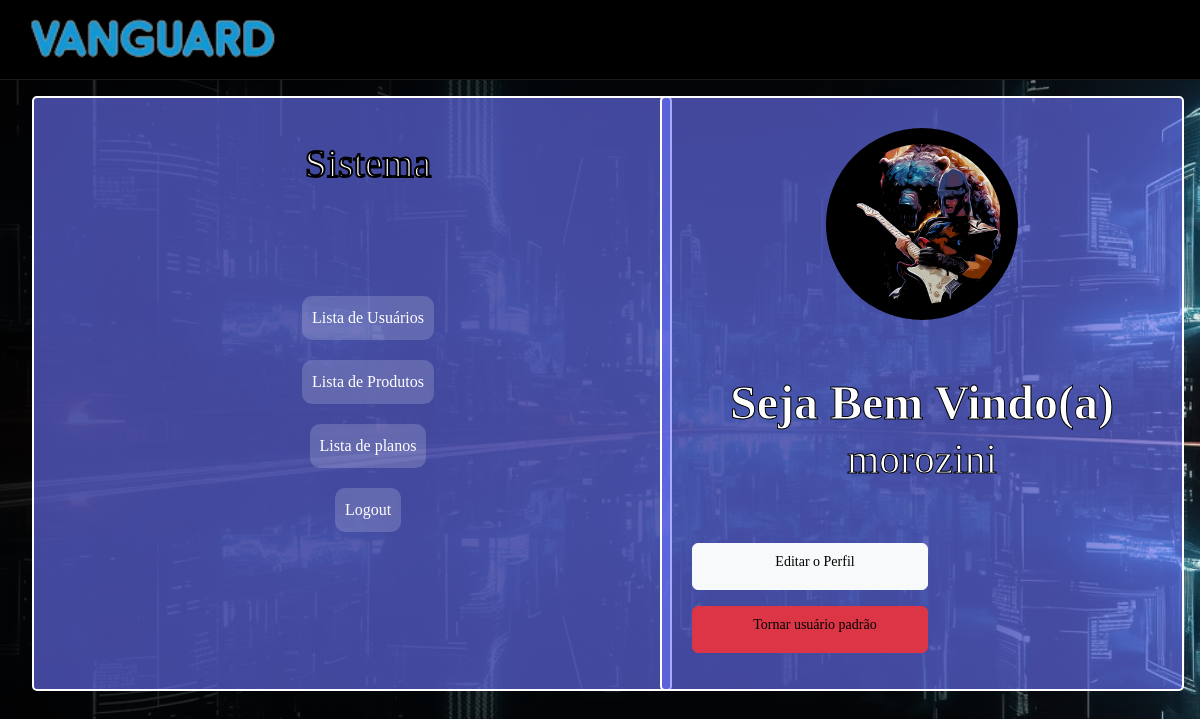
Page /dashboard.php (signed in) on the earlier database version.
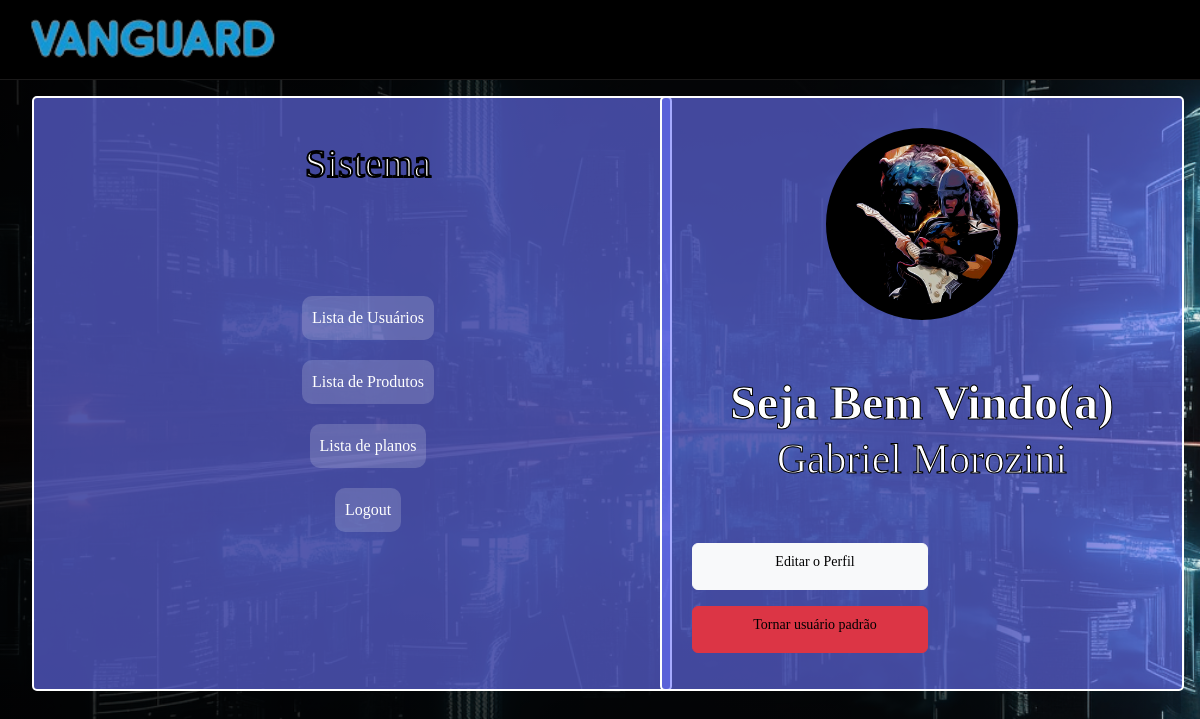
Same page on the later database version.
### tables this page shows
CREATE TABLE `usuario` (
  `usuario_id` int(11) NOT NULL,
  `nome` varchar(50) NOT NULL,
  `dt_nasc` date NOT NULL,
  `email` varchar(150) NOT NULL,
  `senha` varchar(100) NOT NULL,
  `cpf` char(11) NOT NULL,
  `foto` text DEFAULT NULL,
  `estado_id` int(11) NOT NULL,
  `cidades_id` int(11) NOT NULL,
  `is_admin` tinyint(1) NOT NULL,
  `plano_id` int(11) NOT NULL
);

### dashboard.php (the view, shortened to what this page needs)
<?php
include_once('src/php/conexao.php');
$logado = $_SESSION['email'];
$sql = "SELECT usuario_id, nome, foto, is_admin FROM usuario WHERE email = ? LIMIT 1";
$stmt = $conn->prepare($sql);
$stmt->bind_param("s", $logado);
$stmt->execute();
$result = $stmt->get_result();
if ($result->num_rows > 0) {
    $row = $result->fetch_assoc();
    $nomeUsuario = $row['nome'];
    $fotoUsuario = $row['foto'] ?: 'default.png';
    $usuario_id = $row['usuario_id'];
} else {
    $fotoUsuario = 'default.png';
}
?>
<!DOCTYPE html>
<html lang="pt-br">
<head>
    <link rel="stylesheet" href="src/css/index-dashboard.css">
    <link rel="stylesheet" href="src/css/style-dashboard.css">
    <link href="https://fonts.cdnfonts.com/css/codygoon" rel="stylesheet">
    <link href="https://cdn.jsdelivr.net/npm/bootstrap@5.3.3/dist/css/bootstrap.min.css" rel="stylesheet"
>
</head>
<body>
    <header class="cabecalho">
        <div class="logo">
            <img src="src/imagem/logos/VanguardLogo - titulo.png" alt="Logo da Vanguard" />
        </div>
    </header>
    <main class="home">
        <div class="painel">
            <h1 class="titulo">Sistema</h1>
            <ul class="lista">
                <li><button><a href="contas.php">Lista de Usuários</a></button></li>
                <li><button><a href="estoque.php">Lista de Produtos</a></button></li>
                <li><button><a href="plano.php">Lista de planos</a></button></li>
                <li><button><a href="src/php/logout.php">Logout</a></button></li>
            </ul>
        </div>
        <form class="perfil" action="perfil.php" method="post">
            <div class="area-foto">
                <img src="src/imagem/pessoas/<?php echo htmlspecialchars($fotoUsuario); ?>" alt="">
            </div>
            <div class="info">
                <h1 class="bem-vindo">Seja Bem Vindo(a)</h1>
                <h2 class='nome'>
                    <p><?php echo htmlspecialchars($nomeUsuario); ?></p>
                </h2>
                <ul class="nav nav-pills">
                <li class="nav-item">
    <a href="editarPerfilADM.php?usuario_id=<?php echo $usuario_id; ?>" class="btn btn-light" title="Editar">
        <p class="editar">Editar o Perfil</p>
    </a>
</li>
                    <li class="nav-item">
                            <a  id="removeAdmBtn" class="btn btn-danger">
                            <p class="editar">Tornar usuário padrão</p>
    </a>
                </ul>
            </div>
        </form>
    </main>
</body>
</html>

### src/css/index-dashboard.css (style rules this page uses)
* { margin: 0; padding: 0; box-sizing: border-box; }
body { overflow-x: hidden; background-image: url(../imagem/Fundo/fundo-dashboard.png); background-size:cover; margin: 3px; flex: 1 1 100vw; flex-wrap: wrap; }
ul { list-style: none; }
a { text-decoration: none; color: inherit; }

### src/css/style-dashboard.css (style rules this page uses)
.cabecalho { height: 80px; background-color: rgb(0, 0, 0); display: flex; flex: 1 1 100vw; justify-content: space-between; align-items: center; padding: 0 30px; border-bottom: 1px solid rgb(26, 25, 25); }
.cabecalho .logo { display: flex; gap: 30px; height: 55px; }
.home { display: flex; position: relative; min-height: calc(100vh - 80px); overflow: hidden; }
.home::before { content: ""; position: absolute; top: 0; left: 0; width: 100%; height: 100%; opacity: 1; z-index: 1; }
.home::after { content: ''; position: absolute; height: 100%; width: 100%; background: linear-gradient(90deg, rgba(0, 0, 0, .85), rgba(0, 0, 0, .7) 80%, transparent 100%); }
.home .painel { display: flex; margin: 1pc; margin-left: 2pc; width: 40pc; height: 30px; font-family: 'Codygoon'; border: solid 2px #fff; border-radius: 5px; background: rgba(108, 116, 255, 0.604); position: absolute; z-index: 1; min-height: calc(80vh - 45px); flex-direction: column; gap: 10px; padding: 10px 5px 10px 5px; max-width: 750px; }
.home .painel .titulo { align-self: center; text-align: center; color: #fff; margin-left: 2pc; margin-top: 2pc; -webkit-text-stroke-width: 2px; -webkit-text-stroke-color: black; }
.home .painel .lista { margin-top: 5pc; }
.home .painel .lista button { border-radius: 10px; margin: 10px 0px 10px 0px; padding: 10px; background: #ffffff2b; border: none; }
.home .painel .lista button a { text-decoration: none; color: #fff; }
.home .painel li { display: flex; align-items: center; justify-content: center; }
.home .perfil { display: grid; margin: 1pc; margin-left: 55%; width: 40pc; height: 30px; font-family: 'Codygoon'; border: solid 2px #fff; border-radius: 5px; background: rgba(108, 116, 255, 0.604); position: relative; z-index: 1; min-height: calc(80vh - 45px); gap: 10pc; padding: 30px; max-width: 750px; }
.home .perfil .area-foto { display: flex; position: relative; background-color: black; width: 12pc; height: 12pc; overflow: hidden; border-radius: 100%; border: solid black 1pc; justify-self: center; }
.home .perfil .info { display: grid; text-decoration: none; justify-content: center; text-align: center; }
.home .perfil .info ul { gap: 9px; }
.home .perfil .info .bem-vindo { margin-top: -9pc; color: #fff; font-weight: bold; -webkit-text-stroke-width: 1px; -webkit-text-stroke-color: black; font-size: 3pc; }
.home .perfil .info .nome { font-size: 2.6pc; margin-top: -6pc; color: #fff; -webkit-text-stroke-width: 1px; -webkit-text-stroke-color: black; }
.home .perfil .info .editar { width: 200px; height: 30px; margin: -2px 0px 5px 0px; margin-left: 10px; padding: 3px 2px 3px 2px; float: right; font-size: 14px; color: black; }

Differences in the rows shown:
changed usuario: nome "morozini" → "Gabriel Morozini"
